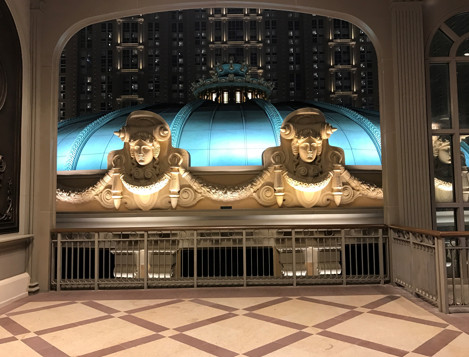
#> input picture sources/ch19Histogram/macau.jpg, 469 x 357 px
$ python ch19_11.py
#> lines starting #> are read from the running program, lines starting #| are printed output that depends on the picture
# ch19_11.py
import cv2
import numpy as np

src = cv2.imread("macau.jpg",cv2.IMREAD_GRAYSCALE)
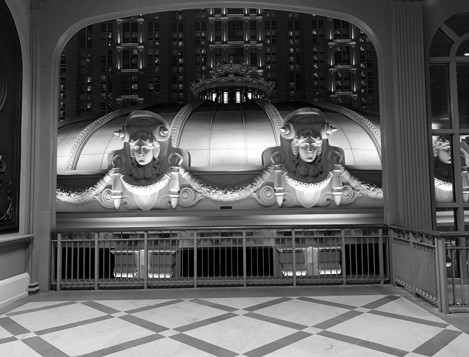
#> src: shape (357, 469); min 0, max 255, mean 92.5
cv2.imshow("Src", src)
mask = np.zeros(src.shape[:2],np.uint8)             # 建立影像遮罩影像
mask[20:200,50:400] = 255                           # 在遮罩影像內建立遮罩
masked = cv2.bitwise_and(src, src, mask=mask)       # And運算
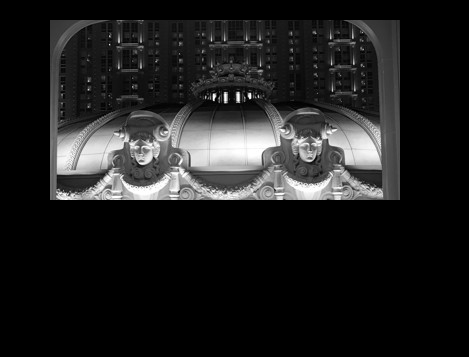
#> masked: shape (357, 469); min 0, max 255, mean 31.1
cv2.imshow("After Mask", masked)

cv2.waitKey(0)
cv2.destroyAllWindows()

$ run again, with sources/ch19Histogram/office.jpg copied over sources/ch19Histogram/macau.jpg
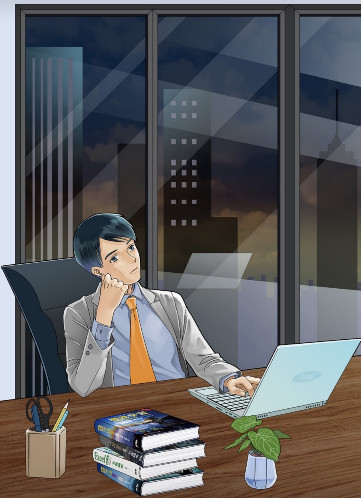
#> input picture sources/ch19Histogram/office.jpg, 361 x 498 px
#> `src = cv2.imread("macau.jpg",cv2.IMREAD_GRAYSCALE)`:
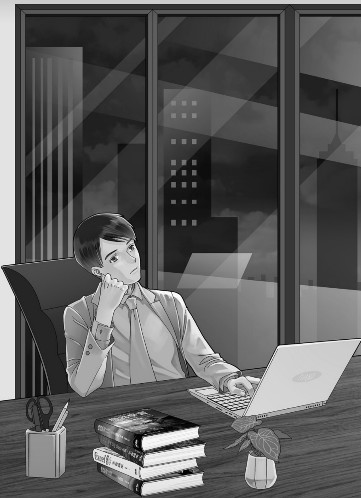
#> src: shape (498, 361); min 0, max 255, mean 92.8
#> `masked = cv2.bitwise_and(src, src, mask=mask)`:
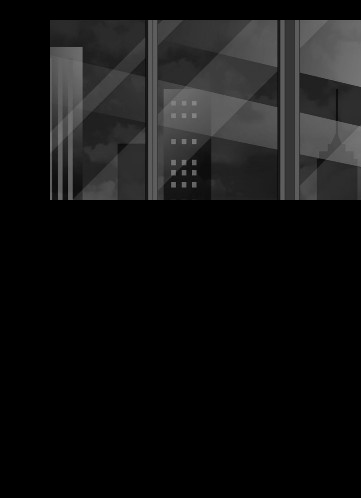
#> masked: shape (498, 361); min 0, max 137, mean 19.2

$ run again, with sources/ch19Histogram/shan.jpg copied over sources/ch19Histogram/macau.jpg
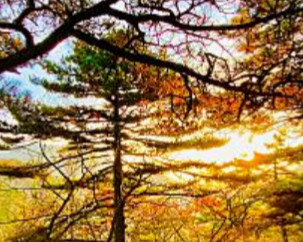
#> input picture sources/ch19Histogram/shan.jpg, 303 x 242 px
#> `src = cv2.imread("macau.jpg",cv2.IMREAD_GRAYSCALE)`:
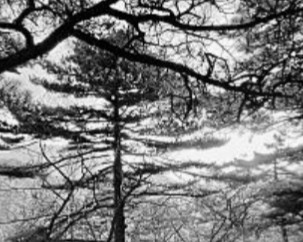
#> src: shape (242, 303); min 0, max 255, mean 122.9
#> `masked = cv2.bitwise_and(src, src, mask=mask)`:
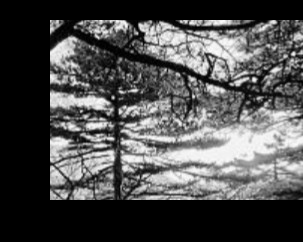
#> masked: shape (242, 303); min 0, max 254, mean 77.9

$ run again, with sources/ch19Histogram/snow.jpg copied over sources/ch19Histogram/macau.jpg
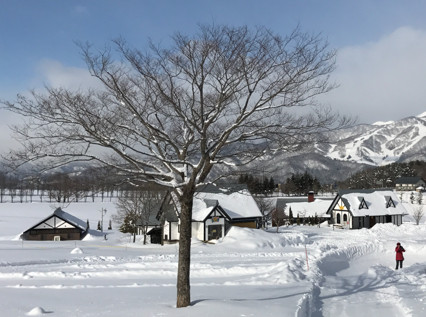
#> input picture sources/ch19Histogram/snow.jpg, 426 x 317 px
#> `src = cv2.imread("macau.jpg",cv2.IMREAD_GRAYSCALE)`:
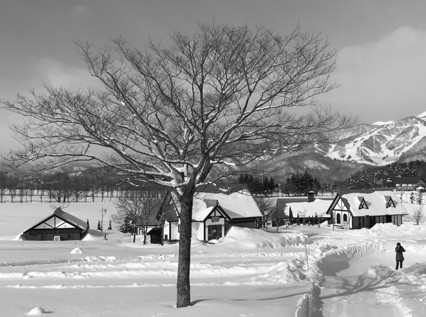
#> src: shape (317, 426); min 0, max 255, mean 147.4
#> `masked = cv2.bitwise_and(src, src, mask=mask)`:
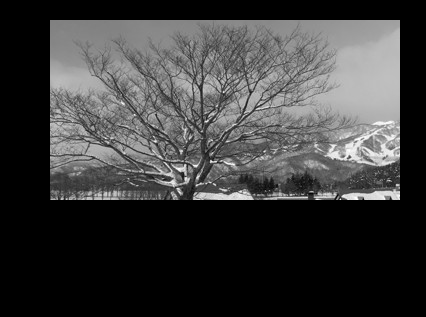
#> masked: shape (317, 426); min 0, max 255, mean 59.8
